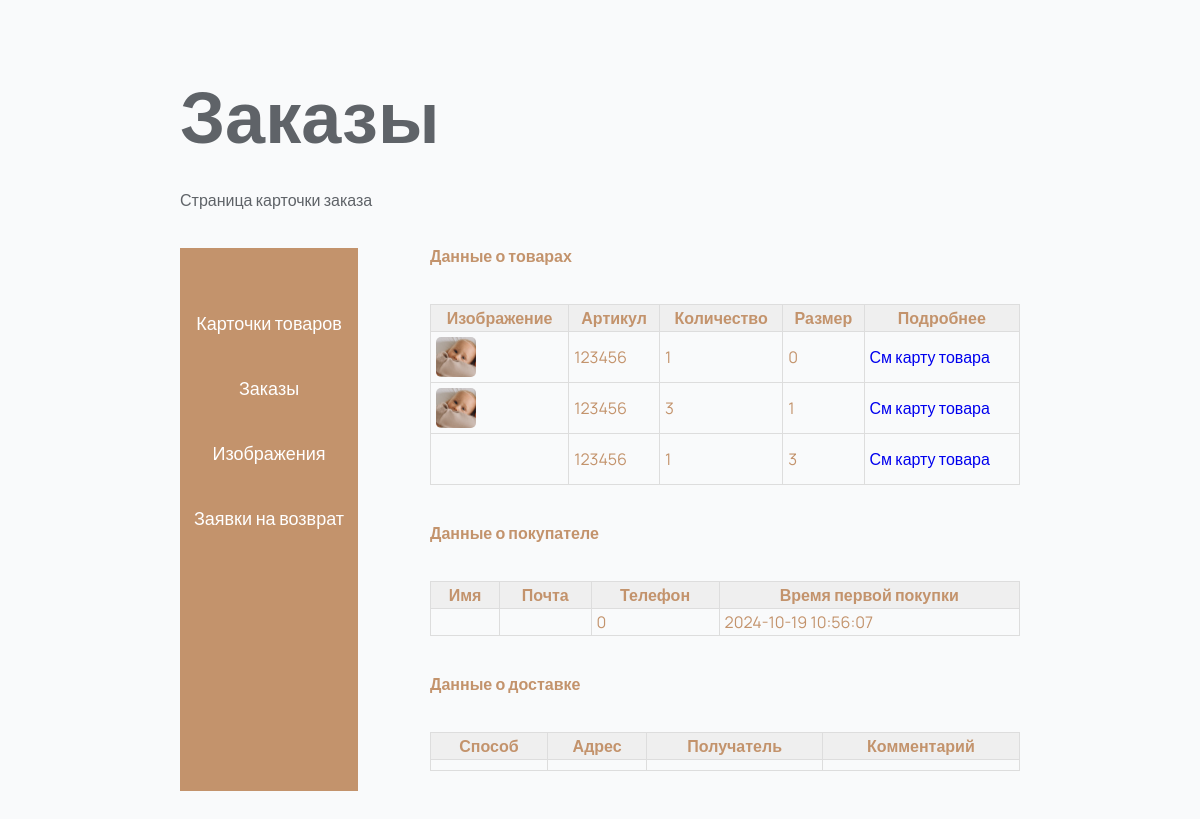
Page /admin/zakazy/view.php?idviewZakaz=124 (signed in) on the committed database.
### tables this page shows
CREATE TABLE "zakazy" (`id` INTEGER PRIMARY KEY AUTOINCREMENT, time TIMESTAMP DEFAULT CURRENT_TIMESTAMP NOT NULL, user_id integer, id_tovar_1 integer, size_1 integer, kolvo_1 integer, id_tovar_2 integer, size_2 integer, kolvo_2 integer, id_tovar_3 integer, size_3 integer, kolvo_3 integer, comment TEXT, id_dostavka integer, sum integer, `pay` TEXT);

CREATE TABLE "tovary" (`id` integer primary key autoincrement, `name` TEXT, `price` TEXT, size TEXT, type TEXT, img_1 TEXT, img_2 TEXT, img_3 TEXT, collection TEXT, `artikul` INTEGER, `nalichie` INTEGER, img_4 TEXT, img_5 TEXT, img_6 TEXT, img_7 TEXT, `opis` TEXT);

CREATE TABLE "users" (`id` INTEGER PRIMARY KEY AUTOINCREMENT, `name` TEXT, `password` TEXT, isadmin TEXT, phone numeric, time TIMESTAMP DEFAULT CURRENT_TIMESTAMP NOT NULL, email TEXT, zakazy TEXT);

### app/controllers/orders.php (called while the page is built, shortened)
<?php
include(__DIR__ . '/../database/db.php');
function getData($stmtSelect)
{
    $array = [];
    $i = '0';
    while ($row = $stmtSelect->fetchArray(SQLITE3_ASSOC)):
        $array["$i"] = $row;
        $i++;
    endwhile;
    return $array;
}
function getOrder($connect, $id)
{
    $stmtGetOrder = $connect->prepare('select * from tovary where id = ?');
    $stmtGetOrder->bindValue(1, $id, SQLITE3_INTEGER);
    $result = $stmtGetOrder->execute();
    return getData($result)[0];
}
function getUserZ($connect, $id)
{
    $stmtGetOrder = $connect->prepare('select * from users where id = ?');
    $stmtGetOrder->bindValue(1, $id, SQLITE3_INTEGER);
    $result = $stmtGetOrder->execute();
    return getData($result)[0];
}
if ($_SERVER['REQUEST_METHOD'] === 'GET' && isset($_GET['idviewZakaz'])) {
    $idEdit = $_GET['idviewZakaz'];
    $stmt = $connect->prepare('select * from zakazy where id = ?');
    $stmt->bindValue(1, $idEdit, SQLITE3_INTEGER);
    $result = $stmt->execute();
};

### admin/zakazy/view.php (the view, shortened to what this page needs)
<!DOCTYPE html>
<html lang="en">
<?php include(__DIR__ . '/../../app/include/head.php'); ?>
<?php include('../../app/controllers/orders.php'); ?>
<body>
    <main class="obshiy">
        <div class="obshiy__container container">
            <h1 class="obshiy__title">Заказы</h1>
            <h2 class="obshiy__subtitle">Страница карточки заказа</h2>
            <div class="obshiy__grid select">
                <div class="select__forms forms select__forms_admin">
                    <?php include_once('../menu.php') ?>
                </div>
                <div class="select__positions select__positions_admin">
                    <?php while ($singleZakaz = $result->fetchArray(SQLITE3_ASSOC)) : ?>
                        <p>Данные о товарах</p>
                        <table class="table">
                            <thead>
                                <tr>
                                    <th>Изображение</th>
                                    <th>Артикул</th>
                                    <th>Количество</th>
                                    <th>Размер</th>
                                    <th>Подробнее</th>
                                </tr>
                            </thead>
                            <tbody>
                                <?php for ($i = 1; $i < 4; $i++): ?>
                                    <?php if (isset($singleZakaz['id_tovar_' . $i])): ?>
                                        <tr>
                                            <td>
                                                <div class="sample"><img src="../../assets/img/<?= getOrder($connect, $singleZakaz['id_tovar_' . $i])['img_1'] ?>" alt=""></div>
                                            </td>
                                            <td><?= getOrder($connect, $singleZakaz['id_tovar_' . $i])['artikul'] ?? '' ?></td>
                                            <td><?= $singleZakaz['kolvo_' . $i] ?? '' ?></td>
                                            <td><?= $singleZakaz['size_' . $i] ?? '' ?></td>
                                            <td><a href="../cards/edit.php?idEdit=<?= $singleZakaz['id_tovar_' . $i] . ' ' ?? '' ?>">См карту товара</a></td>
                                        </tr>
                                    <?php endif; ?>
                                <?php endfor; ?>
                            </tbody>
                        </table>
                        <p>Данные о покупателе</p>
                        <table class="table">
                            <thead>
                                <tr>
                                    <th>Имя</th>
                                    <th>Почта</th>
                                    <th>Телефон</th>
                                    <th>Время первой покупки</th>
                                </tr>
                            </thead>
                            <tbody>
                                <tr>
                                    <td><?= getUserZ($connect, $singleZakaz['user_id'])['name'] ?? '' ?></td>
                                    <td><?= getUserZ($connect, $singleZakaz['user_id'])['email'] ?? '' ?></td>
                                    <td><?= getUserZ($connect, $singleZakaz['user_id'])['phone'] ?? '' ?></td>
                                    <td><?= getUserZ($connect, $singleZakaz['user_id'])['time'] ?? '' ?></td>
                                </tr>
                            </tbody>
                        </table>
                        <p>Данные о доставке</p>
                        <table class="table">
                            <thead>
                                <tr>
                                    <th>Способ</th>
                                    <th>Адрес</th>
                                    <th>Получатель</th>
                                    <th>Комментарий</th>
                                </tr>
                            </thead>
                            <tbody>
                                <tr>
                                    <td>
                                    </td>
                                    <td><?= getDostavkaZ($connect, $singleZakaz['id_dostavka'])['adress'] ?? '' ?></td>
                                    <td><?= getDostavkaZ($connect, $singleZakaz['id_dostavka'])['fio'] ?? '' ?></td>
                                    <td><?= $singleZakaz['comment'] ?></td>
                                </tr>
                            </tbody>
                        </table>
                    <?php endwhile; ?>
                </div>
            </div>
        </div>
    </main>
</body>
</html>

### rows in the picture
zakazy: id_tovar_1.img_1 (picture), id_tovar_1.artikul "123456", kolvo_1 "1", size_1 "0", id_tovar_2.img_1 (picture), id_tovar_2.artikul "123456", kolvo_2 "3", size_2 "1", id_tovar_3.artikul "123456", kolvo_3 "1", size_3 "3", user.phone "0", user.time "2024-10-19 10:56:07"
